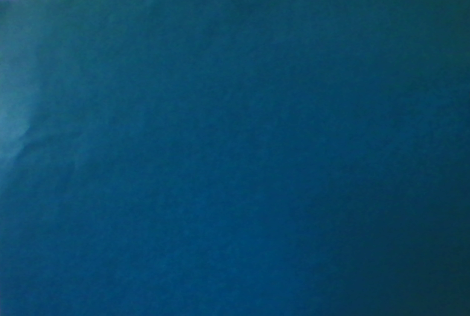
#> input picture images/blue.png, 470 x 316 px, given in place of the camera
$ python track_blues_and_greens.py
#> lines starting #> are read from the running program, lines starting #| are printed output that depends on the picture; after the words box and inside, x2 and y2 are one past the last pixel; in counts of white or black regions, pixels touching at a corner belong together
"""
Считывает только зелёные и синие предметы с камеры.
"""

import cv2 as cv
import numpy as np

cam = cv.VideoCapture(0)

colour_to_track = np.uint8([[[20,110,60]]])
hsv_color = cv.cvtColor(colour_to_track, cv.COLOR_RGB2HSV)
print(hsv_color)

while True:
    ret, frame = cam.read()
#> frame is the input picture: shape (316, 470, 3); mean B, G, R 103.4, 71.8, 10.8
    frame = cv.flip(frame, 1)
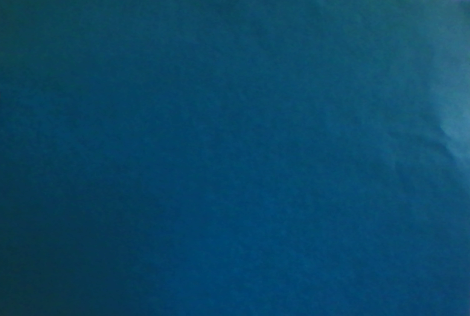
#> frame: shape (316, 470, 3); mean B, G, R 103.4, 71.8, 10.8
    hsv = cv.cvtColor(frame, cv.COLOR_BGR2HSV)
#> hsv: shape (316, 470, 3); mean H, S, V 100.1, 228.9, 103.4

    blue_l = np.array([92, 100, 100])
    blue_r = np.array([112, 255, 255])
    green_l = np.array([63, 65, 65])
    green_r = np.array([83, 255, 255])
    blue = cv.inRange(hsv, blue_l, blue_r)
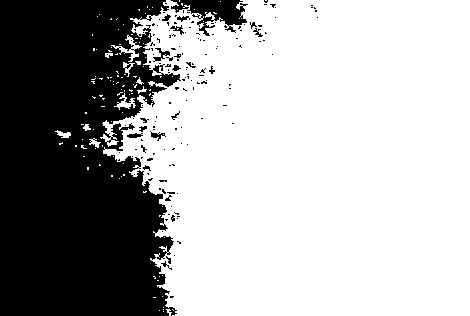
#> blue: shape (316, 470); 67% white; 153 black regions (133 under 20 px), largest, box (x1, y1, x2, y2) and area: (0, 0, 181, 316) 46639, (171, 0, 248, 36) 1299, (153, 48, 170, 62) 88
    green = cv.inRange(hsv, green_l, green_r)
#> green: shape (316, 470); every value is 0
    res_b = cv.bitwise_and(frame, frame, mask=blue)
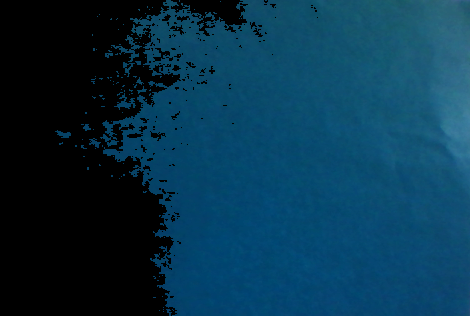
#> res_b: shape (316, 470, 3); mean B, G, R 74.8, 51.4, 7.9
    res_g = cv.bitwise_and(frame, frame, mask=green)
#> res_g: shape (316, 470, 3); every value is 0
    res = cv.add(res_b, res_g)

    cv.imshow('g', res)
    if cv.waitKey(1) == ord('q'):
#> (key q is pressed here)
        break
